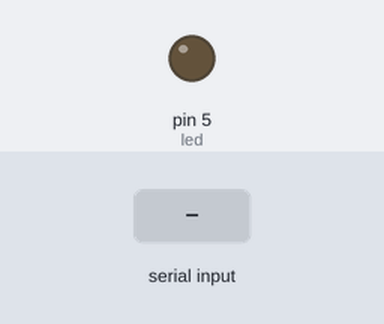
A sketch run on a simulated Arduino Uno, built with avr-gcc and run on an emulated ATmega328P. Parts: output pins drawn as LEDs (lit = HIGH). Inputs (shaded band) come from the test bench.

Above: at 1.2 s.
1.3 s: "1" received over Serial
At 2.3 s:
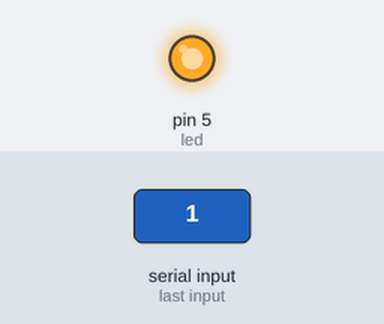
Timing chart, 0 to 4.3 s (numbered marks = the images above; inputs shaded):
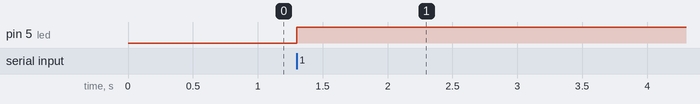

Measured:
- after the input at 1.3 s, pin 5 (led): LOW → HIGH at once

The sketch:

bt_test.ino
```cpp
int led = 5;
void setup() {
  Serial.begin(9600);
  pinMode(led, OUTPUT);
}

void loop() {
  if(Serial.available()){
    digitalWrite(led, HIGH);
    delay(5000);
    }
   else{
    digitalWrite(led,LOW);
    }
  // put your main code here, to run repeatedly:

}
```
